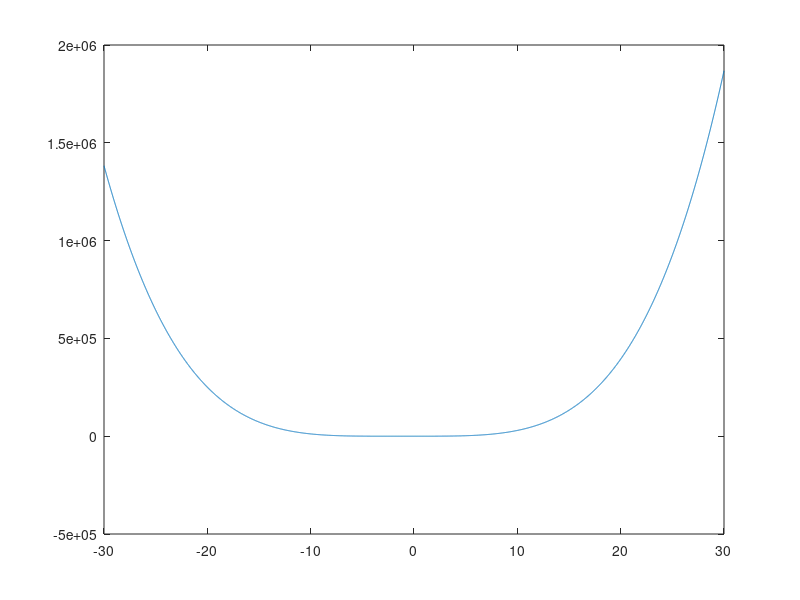

Here is the MATLAB script that generated this plot:
V = ones(5);
V(1:3,2:end) = [-3 9 -27 81; -2 4 -8 16; -1 1 -1 1];
V(4,2:end) = 0;
y = zeros(5,1);
y(3:4) = [4 -6];

c = V\y;

x = -30:0.01:30;

f = [ones(size(x')) x' x'.^2 x'.^3 x'.^4]*c;

plot(x,f);